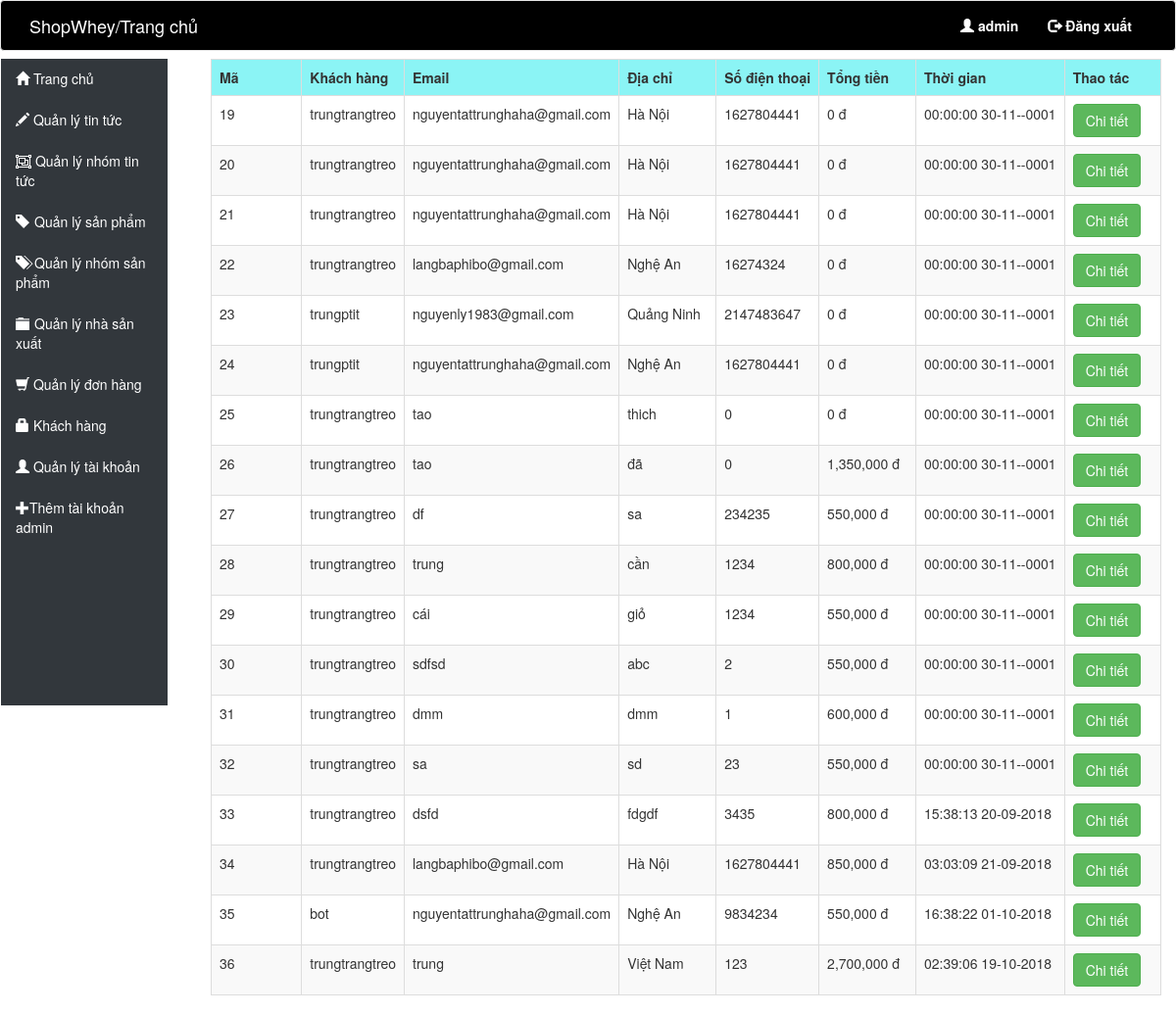
The app's page /admin/Index.php?page=quanlydonhang (signed in) with its own data.
### tables this page shows
CREATE TABLE IF NOT EXISTS `tbl_bill` (
`IdBill` int(156) NOT NULL,
  `IdCustomer` int(156) DEFAULT NULL,
  `Email` varchar(100) NOT NULL,
  `Date_time` timestamp NOT NULL DEFAULT CURRENT_TIMESTAMP ON UPDATE CURRENT_TIMESTAMP,
  `Address` varchar(255) NOT NULL,
  `Phone` int(15) NOT NULL,
  `tongTien` int(11) NOT NULL
);

CREATE TABLE IF NOT EXISTS `tbl_customer` (
`IdCustomer` int(156) NOT NULL,
  `NameCustomer` varchar(156) NOT NULL,
  `Pass` varchar(156) NOT NULL
);

### admin/View/quanlydonhang.php (the view, shortened to what this page needs)
<head>
</head>
<?php
	$sql1 = "SELECT* FROM tbl_bill INNER JOIN tbl_customer ON tbl_bill.IdCustomer = tbl_customer.	IdCustomer";
	$query1 = mysqli_query($conn, $sql1);
?>
	<table class="table table-striped table-hover table-bordered animated zoomIn" class="cach">
		<tr>
			<td style="font-weight: bold; background: #8bf4f5;">Mã</td>
			<td style="font-weight: bold; background: #8bf4f5;">Khách hàng</td>
			<td style="font-weight: bold; background: #8bf4f5;">Email</td>
			<td style="font-weight: bold; background: #8bf4f5;">Địa chỉ</td>
			<td style="font-weight: bold; background: #8bf4f5;">Số điện thoại</td>
			<td style="font-weight: bold; background: #8bf4f5;">Tổng tiền</td>
			<td style="font-weight: bold; background: #8bf4f5;">Thời gian</td>
			<td style="font-weight: bold; background: #8bf4f5;">Thao tác</td>
		</tr>
		<?php
		while ($row1 = mysqli_fetch_array($query1)) {
			?>
		<tr>
			<td class="otintuc"><?php echo($row1["IdBill"]) ?></td>
			<td class="otintuc"><?php echo($row1["NameCustomer"]) ?></td>
			<td class="otintuc"><?php echo($row1["Email"]) ?></td>
			<td class="otintuc"><?php echo($row1["Address"]) ?></td>
			<td class="otintuc"><?php echo($row1["Phone"]) ?></td>
			<td class="otintuc"><?php echo(number_format($row1["tongTien"]).' đ') ?></td>
			<td class="otintuc"><?php echo(date_format(date_create($row1["Date_time"]), "H:i:s d-m-Y")); ?></td>
			<td class="otintuc"><a class="btn btn-success" href="Index.php?page=xemdonhangchitiet&&dh=<?php echo $row1["IdBill"] ?>">Chi tiết</a></td>
		</tr>
		<?php
			}
		?>
	</table>

### admin/View/quanlydonhang.php (style rules this page uses)
td { width: 100px; white-space: nowrap; }

### records on screen
tbl_bill: IdBill "19", IdCustomer.NameCustomer "trungtrangtreo", Email "nguyentattrunghaha@gmail.com", Address "Hà Nội", Phone "1627804441", tongTien "0", Date_time "00:00:00 30-11--0001"
tbl_bill: IdBill "20", IdCustomer.NameCustomer "trungtrangtreo", Email "nguyentattrunghaha@gmail.com", Address "Hà Nội", Phone "1627804441", tongTien "0", Date_time "00:00:00 30-11--0001"
tbl_bill: IdBill "21", IdCustomer.NameCustomer "trungtrangtreo", Email "nguyentattrunghaha@gmail.com", Address "Hà Nội", Phone "1627804441", tongTien "0", Date_time "00:00:00 30-11--0001"
tbl_bill: IdBill "22", IdCustomer.NameCustomer "trungtrangtreo", Email "langbaphibo@gmail.com", Address "Nghệ An", Phone "16274324", tongTien "0", Date_time "00:00:00 30-11--0001"
tbl_bill: IdBill "23", IdCustomer.NameCustomer "trungptit", Email "nguyenly1983@gmail.com", Address "Quảng Ninh", Phone "2147483647", tongTien "0", Date_time "00:00:00 30-11--0001"
tbl_bill: IdBill "24", IdCustomer.NameCustomer "trungptit", Email "nguyentattrunghaha@gmail.com", Address "Nghệ An", Phone "1627804441", tongTien "0", Date_time "00:00:00 30-11--0001"
tbl_bill: IdBill "25", IdCustomer.NameCustomer "trungtrangtreo", Email "tao", Address "thich", Phone "0", tongTien "0", Date_time "00:00:00 30-11--0001"
tbl_bill: IdBill "26", IdCustomer.NameCustomer "trungtrangtreo", Email "tao", Address "đã", Phone "0", tongTien "1,350,000", Date_time "00:00:00 30-11--0001"
tbl_bill: IdBill "27", IdCustomer.NameCustomer "trungtrangtreo", Email "df", Address "sa", Phone "234235", tongTien "550,000", Date_time "00:00:00 30-11--0001"
tbl_bill: IdBill "28", IdCustomer.NameCustomer "trungtrangtreo", Email "trung", Address "cần", Phone "1234", tongTien "800,000", Date_time "00:00:00 30-11--0001"
tbl_bill: IdBill "29", IdCustomer.NameCustomer "trungtrangtreo", Email "cái", Address "giỏ", Phone "1234", tongTien "550,000", Date_time "00:00:00 30-11--0001"
tbl_bill: IdBill "30", IdCustomer.NameCustomer "trungtrangtreo", Email "sdfsd", Address "abc", Phone "2", tongTien "550,000", Date_time "00:00:00 30-11--0001"
tbl_bill: IdBill "31", IdCustomer.NameCustomer "trungtrangtreo", Email "dmm", Address "dmm", Phone "1", tongTien "600,000", Date_time "00:00:00 30-11--0001"
tbl_bill: IdBill "32", IdCustomer.NameCustomer "trungtrangtreo", Email "sa", Address "sd", Phone "23", tongTien "550,000", Date_time "00:00:00 30-11--0001"
tbl_bill: IdBill "33", IdCustomer.NameCustomer "trungtrangtreo", Email "dsfd", Address "fdgdf", Phone "3435", tongTien "800,000", Date_time "15:38:13 20-09-2018"
tbl_bill: IdBill "34", IdCustomer.NameCustomer "trungtrangtreo", Email "langbaphibo@gmail.com", Address "Hà Nội", Phone "1627804441", tongTien "850,000", Date_time "03:03:09 21-09-2018"
tbl_bill: IdBill "35", IdCustomer.NameCustomer "bot", Email "nguyentattrunghaha@gmail.com", Address "Nghệ An", Phone "9834234", tongTien "550,000", Date_time "16:38:22 01-10-2018"
tbl_bill: IdBill "36", IdCustomer.NameCustomer "trungtrangtreo", Email "trung", Address "Việt Nam", Phone "123", tongTien "2,700,000", Date_time "02:39:06 19-10-2018"

### other values on screen
$_SESSION['admin'] "admin"
